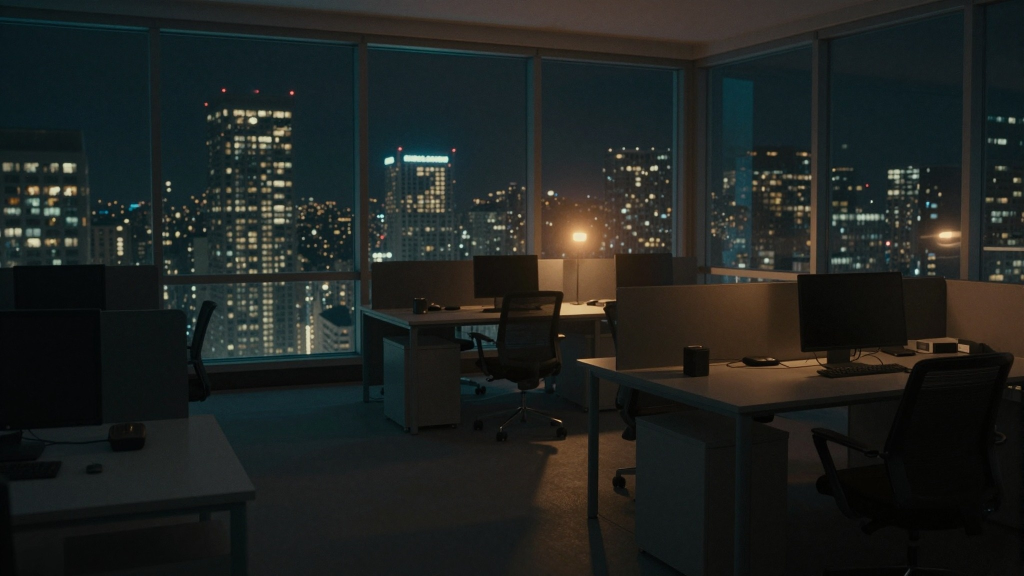
#> input picture illustrations/ep002/img/b01_empty_trading_office.jpg, 2048 x 1152 px, given in place of b42_emptied_deposit_wall.jpg, which was not available (shown at 1/2 size); the run also reads 1 picture not shown here
$ python make_ep002_options.py
#> lines starting #> are read from the running program, lines starting #| are printed output that depends on the picture
"""Ep. 002 thumbnail options (CPU, from the episode's own illustrations, no Bitget logo, no real brand).

Title on YouTube (owner, 25 Nov 2026): "Bitget's Alarm Rang. $388M in Crypto Kept Leaving."
The thumbnail completes the title and never repeats it (no "$388M", no "alarm" in the text):
  A  emptied deposit box under a red alarm        "NO KEY WAS STOLEN"
  B  the guard's desk, empty chair, 0 open alerts  "THE GUARD LET THEM IN"
  C  the alarm over the control-room wall          "NO KEY WAS STOLEN"
  D  crypto coins streaming out of the emptied box  "CRYPTO HEIST / NO KEY TAKEN"
  E  the signing machine, red HACKED stamp           "HACKED / WITHOUT A KEY"
  F  a silhouette at a laptop, coins on the screen   "HACKED THROUGH / SECURITY"
Crypto coins are generic (a hexagonal block glyph, no real coin's logo): 13 different assets were taken.
"No key was stolen" is Bitget's own finding [S2]; the video attributes it to Bitget.
Usage: python3 thumbnails/make_ep002_options.py   -> thumbnails/ep002/*.jpg (1280x720)
"""
import os
import numpy as np
from PIL import Image, ImageDraw, ImageFilter, ImageFont

HERE = os.path.dirname(os.path.abspath(__file__))
IMG = os.path.join(HERE, "..", "illustrations", "ep002", "img")
OUT = os.path.join(HERE, "ep002")
ANTON = "/usr/share/fonts/truetype/google-fonts/ofl/anton/Anton-Regular.ttf"
W, H = 1280, 720
WHITE = (244, 246, 248)
CYAN = (62, 224, 208)
RED = (255, 77, 94)


def base(name, crop=None, dark=0.0, sat=1.0):
#> called with name = 'b42_emptied_deposit_wall', crop = (300, 0, 2048, 983), dark = 0, sat = 1
    im = Image.open(os.path.join(IMG, name + ".jpg")).convert("RGB")
#> im is the input picture: PIL image 2048x1152 RGB; mean R, G, B 31.4, 34.8, 32.5
    if crop:
        im = im.crop(crop)
#> im: PIL image 1748x983 RGB
    im = im.resize((W, H), Image.LANCZOS)
#> im: PIL image 1280x720 RGB
    if sat != 1.0:
        g = im.convert("L").convert("RGB")
        im = Image.blend(g, im, sat)
    if dark:
        im = Image.blend(im, Image.new("RGB", im.size, (0, 0, 0)), dark)
    return im


def shade(im, side="right", amount=0.85, width=0.6):
#> called with side = 'right', amount = 0.9, width = 0.46
    x = np.linspace(0, 1, W)
    if side == "left":
        x = x[::-1]
    g = np.clip((x - (1 - width)) / width, 0, 1) ** 1.2 * amount
    a = np.array(im).astype(np.float32) * (1 - g[None, :, None])
    return Image.fromarray(a.clip(0, 255).astype(np.uint8))


def vignette(im, amount=0.45):
#> called with amount = 0.45
    yy, xx = np.mgrid[0:H, 0:W]
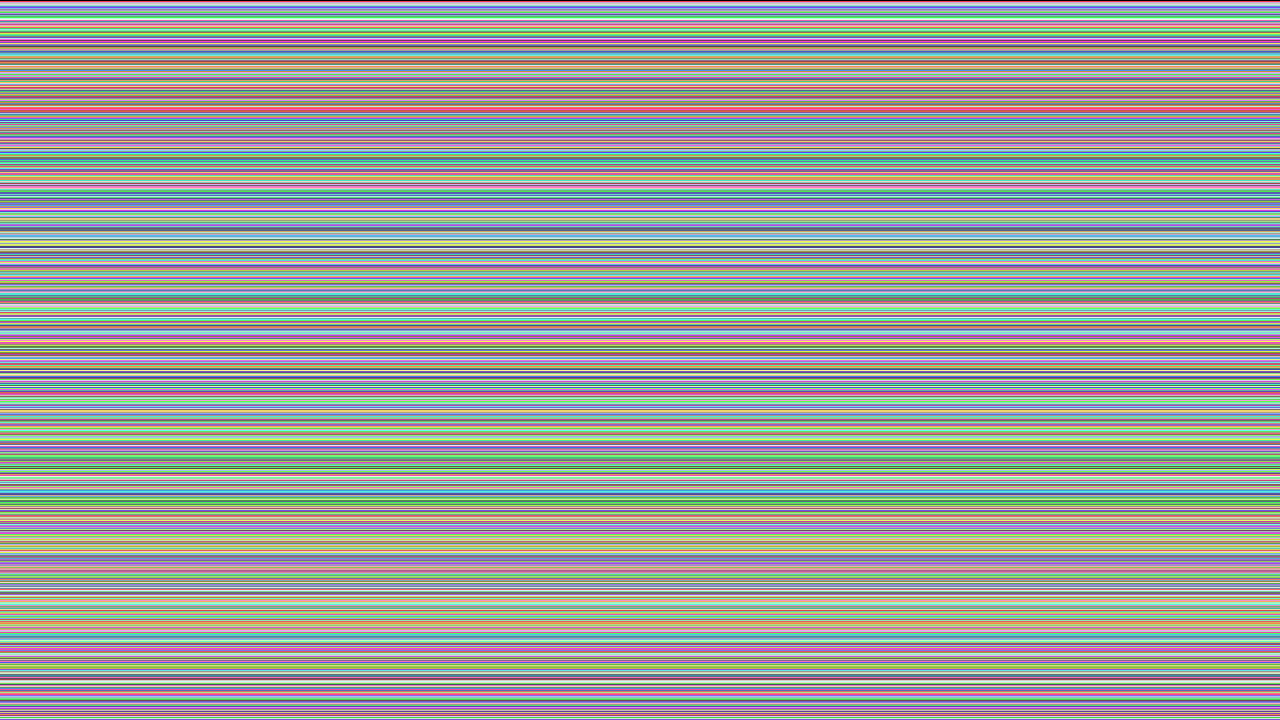
#> yy: shape (720, 1280) int64; 720 distinct labels, from 0 to 719; one colour per label, 0 black
    r = np.hypot((xx - W / 2) / (W / 2), (yy - H / 2) / (H / 2))
    g = np.clip(r - 0.55, 0, 1) * amount
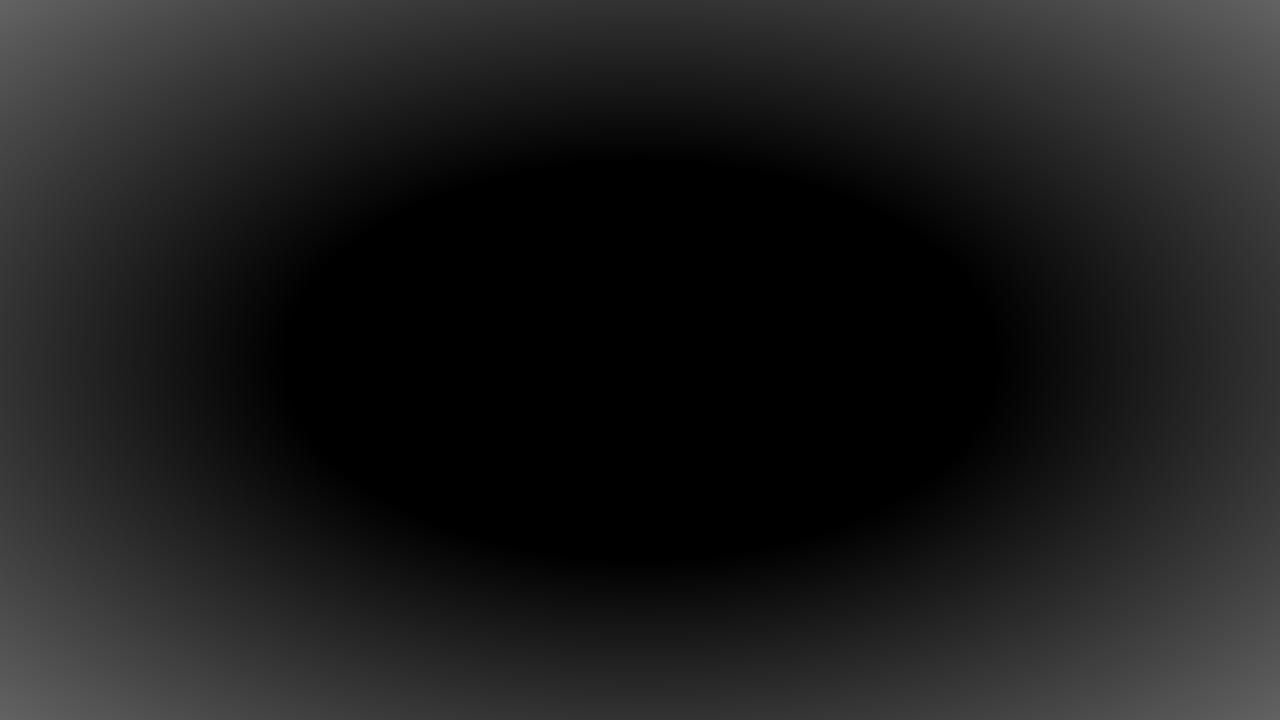
#> g: shape (720, 1280) float64; min 0, max 0.389, mean 0.116
    a = np.array(im).astype(np.float32) * (1 - g[..., None])
    return Image.fromarray(a.clip(0, 255).astype(np.uint8))


def lines(im, rows, x, y, align="left", gap=6):
    """rows: [(text, size, colour)]; drawn with a soft shadow so they read on any background."""
#> called with x = 1240, y = 170, align = 'right', gap = 6
    sh = Image.new("RGBA", im.size, (0, 0, 0, 0))
#> sh: PIL image 1280x720 RGBA; every value is 0
    ds, out = ImageDraw.Draw(sh), im.convert("RGBA")
    pos, yy = [], y
    for t, size, col in rows:
        f = ImageFont.truetype(ANTON, size)
        w = ds.textlength(t, font=f)
        xx = x if align == "left" else (x - w if align == "right" else x - w / 2)
        pos.append((t, f, col, xx, yy))
        ds.text((xx + 4, yy + 6), t, font=f, fill=(0, 0, 0, 200))
        yy += int(size * 1.08) + gap
#> this loop made 2 passes
#> (w, xx) on passes 1 to 2: (645.3, 594.7), (699.9, 540.1)
#> after the loop, pos = 2 items; yy = 482
    out.alpha_composite(sh.filter(ImageFilter.GaussianBlur(8)))
    d = ImageDraw.Draw(out)
    for t, f, col, xx, yy in pos:
        d.text((xx, yy), t, font=f, fill=col)
#> this loop made 2 passes
#> (t, col, xx, yy) on passes 1 to 2: ('NO KEY', (244, 246, 248), 594.7, 170), ('WAS STOLEN', (255, 77, 94), 540.1, 361)
    return out.convert("RGB")


GOLD = (232, 184, 92)


def crypto_coin(r, tilt=0.0, tone=GOLD):
    """A generic crypto coin drawn at 4x: metal disc, rim, hexagonal block with network nodes (no real logo).
    tilt squashes it vertically (0 = face-on, 0.6 = strongly tilted)."""
    s = r * 8
    yy, xx = np.mgrid[0:s, 0:s] / s
    shade = 1.2 - 0.6 * np.hypot(xx - 0.32, yy - 0.28)
    body = np.dstack([np.full((s, s), c, np.float32) for c in tone]) * shade[..., None]
    c = Image.fromarray(np.dstack([body.clip(0, 255), np.full((s, s), 255)]).astype(np.uint8), "RGBA")
    m = Image.new("L", (s, s), 0)
    ImageDraw.Draw(m).ellipse((0, 0, s - 1, s - 1), fill=255)
    c.putalpha(m)
    d = ImageDraw.Draw(c)
    rim = s // 20
    d.ellipse((rim, rim, s - rim, s - rim), outline=(255, 226, 160, 255), width=s // 36)
    d.ellipse((rim * 3, rim * 3, s - rim * 3, s - rim * 3), outline=(150, 105, 40, 255), width=s // 60)
    import math
    cx = cy = s / 2
    R = s * 0.24
    pts = [(cx + R * math.cos(math.pi / 6 + k * math.pi / 3), cy + R * math.sin(math.pi / 6 + k * math.pi / 3)) for k in range(6)]
    ink = (120, 80, 25, 255)
    w = s // 34
    d.polygon(pts, outline=ink, width=w)
    for k in (1, 3, 5):
        d.line([(cx, cy), pts[k]], fill=ink, width=w)
    for x, y in pts + [(cx, cy)]:
        d.ellipse((x - w * 1.3, y - w * 1.3, x + w * 1.3, y + w * 1.3), fill=ink)
    c = c.resize((r * 2, max(2, int(r * 2 * (1 - tilt)))), Image.LANCZOS)
    return c


def paste_coin(im, cx, cy, r, tilt=0.0, rot=0.0, alpha=1.0, blur=0.0):
    c = crypto_coin(r, tilt).rotate(rot, expand=True, resample=Image.BICUBIC)
    if blur:
        c = c.filter(ImageFilter.GaussianBlur(blur))
    if alpha < 1:
        a = c.split()[3].point(lambda v: int(v * alpha))
        c.putalpha(a)
    g = Image.new("RGBA", im.size, (0, 0, 0, 0))
    glow = Image.new("L", im.size, 0)
    ImageDraw.Draw(glow).ellipse((cx - r * 1.6, cy - r * 1.6, cx + r * 1.6, cy + r * 1.6), fill=int(90 * alpha))
    glow = glow.filter(ImageFilter.GaussianBlur(r * 0.7))
    out = Image.composite(Image.new("RGBA", im.size, GOLD + (255,)), im.convert("RGBA"), glow.point(lambda v: v // 2))
    out.alpha_composite(c, (int(cx - c.width / 2), int(cy - c.height / 2)))
    return out.convert("RGB")


def stamp(im, text, cx, cy, size, rot=-8, col=RED):
    f = ImageFont.truetype(ANTON, size)
    tw = int(ImageDraw.Draw(im).textlength(text, font=f))
    pad = size // 4
    lay = Image.new("RGBA", (tw + pad * 4, int(size * 1.5) + pad * 2), (0, 0, 0, 0))
    d = ImageDraw.Draw(lay)
    d.rounded_rectangle((pad // 2, pad // 2, lay.width - pad // 2, lay.height - pad // 2), radius=size // 10,
                        outline=col + (255,), width=max(6, size // 12))
    d.text((lay.width / 2, lay.height / 2), text, font=f, fill=col + (255,), anchor="mm")
    rng = np.random.default_rng(3)          # worn ink, like a rubber stamp
    a = np.array(lay)
    a[..., 3] = (a[..., 3] * (0.78 + 0.22 * rng.random(a.shape[:2]))).astype(np.uint8)
    lay = Image.fromarray(a).rotate(rot, expand=True, resample=Image.BICUBIC)
    out = im.convert("RGBA")
    out.alpha_composite(lay, (int(cx - lay.width / 2), int(cy - lay.height / 2)))
    return out.convert("RGB")


def main():
    os.makedirs(OUT, exist_ok=True)
    # A: the emptied box and the red alarm on the left, text on the dark right
    a = base("b42_emptied_deposit_wall", crop=(300, 0, 2048, 983))
    a = vignette(shade(a, "right", 0.9, 0.46))
    a = lines(a, [("NO KEY", 172, WHITE), ("WAS STOLEN", 107, RED)], 1240, 170, align="right")
    a.save(os.path.join(OUT, "ep002_thumb_A_vault_no_key.jpg"), quality=92)
    # B: the guard's empty chair and the calm monitor; text over the darkened left
    b = base("b28_guard_monitors", crop=(150, 120, 2048, 1187))
    b = vignette(shade(b, "left", 0.93, 0.62))
    b = lines(b, [("THE GUARD", 150, WHITE), ("LET THEM IN", 150, CYAN)], 55, 330)
#> the loop in lines (call 2), `for t, size, col in rows:` made 2 passes
#> (w, xx) on passes 1 to 2: (895.2, 55), (950.4, 55)
#> the loop in lines (call 2), `for t, f, col, xx, yy in pos:` made 2 passes
#> (t, col, xx, yy) on passes 1 to 2: ('THE GUARD', (244, 246, 248), 55, 330), ('LET THEM IN', (62, 224, 208), 55, 498)
    b.save(os.path.join(OUT, "ep002_thumb_B_guard_let_them_in.jpg"), quality=92)
    # C: the alarm and the alert screen, close; text on the dark left
    c = base("b12_alarm_control_room", crop=(380, 0, 1640, 709))
    c = vignette(shade(c, "left", 0.93, 0.62))
#> call 3 of shade, with side = 'left', amount = 0.93, width = 0.62
#> in shade (call 3), `a = np.array(im).astype(np.float32) * (1 - g[None, :, None])`:
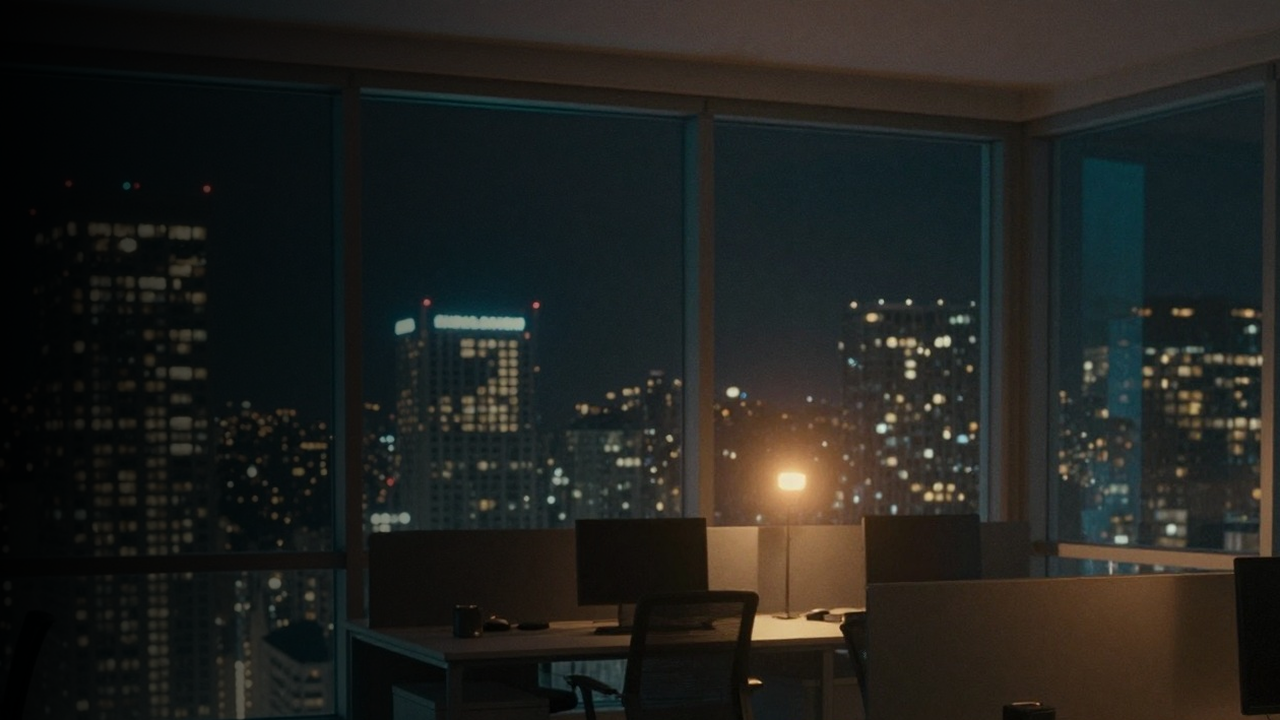
#> a: shape (720, 1280, 3) float64; mean R, G, B 33.8, 34.5, 31.3
    c = lines(c, [("NO KEY", 190, WHITE), ("WAS STOLEN", 118, RED)], 55, 150)
    c.save(os.path.join(OUT, "ep002_thumb_C_alarm_no_key.jpg"), quality=92)
    # D: coins streaming out of the emptied box, toward the bottom right
    d = base("b42_emptied_deposit_wall", crop=(300, 0, 2048, 983))
    d = vignette(shade(d, "right", 0.9, 0.46))
    path = [(330, 430, 34, 0.15, -10, 1.0), (430, 470, 40, 0.25, 15, 1.0), (545, 520, 48, 0.35, -20, 1.0),
            (690, 585, 58, 0.30, 25, 1.0), (860, 640, 70, 0.40, -15, 0.95), (300, 380, 26, 0.2, 5, 0.85)]
    for x, y, r, tl, rt, al in path:
        d = paste_coin(d, x, y, r, tl, rt, al)
    d = lines(d, [("CRYPTO HEIST", 128, WHITE), ("NO KEY TAKEN", 96, RED)], 1240, 70, align="right")
#> call 4 of lines, with x = 1240, y = 70, align = 'right', gap = 6
#> the loop in lines (call 4), `for t, size, col in rows:` made 2 passes
#> (w, xx) on passes 1 to 2: (919.4, 320.6), (702.9, 537.1)
#> after the loop in lines (call 4), `for t, size, col in rows:`: yy = 323
#> in lines (call 4), `out.alpha_composite(sh.filter(ImageFilter.GaussianBlur(8)))`:
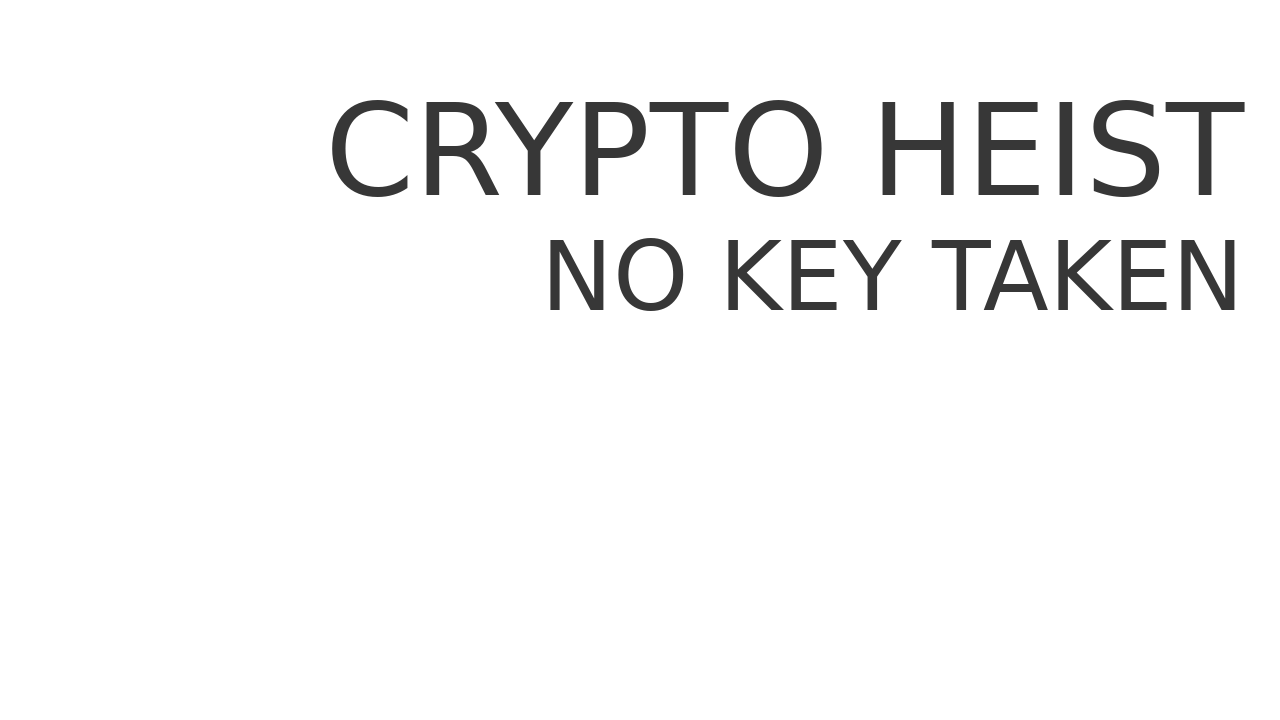
#> sh: PIL image 1280x720 RGBA; mean R, G, B, A 0, 0, 0, 8.7; transparent parts drawn white
#> the loop in lines (call 4), `for t, f, col, xx, yy in pos:` made 2 passes
#> (t, col, xx, yy) on passes 1 to 2: ('CRYPTO HEIST', (244, 246, 248), 320.6, 70), ('NO KEY TAKEN', (255, 77, 94), 537.1, 214)
#> in lines (call 4), `return out.convert("RGB")`:
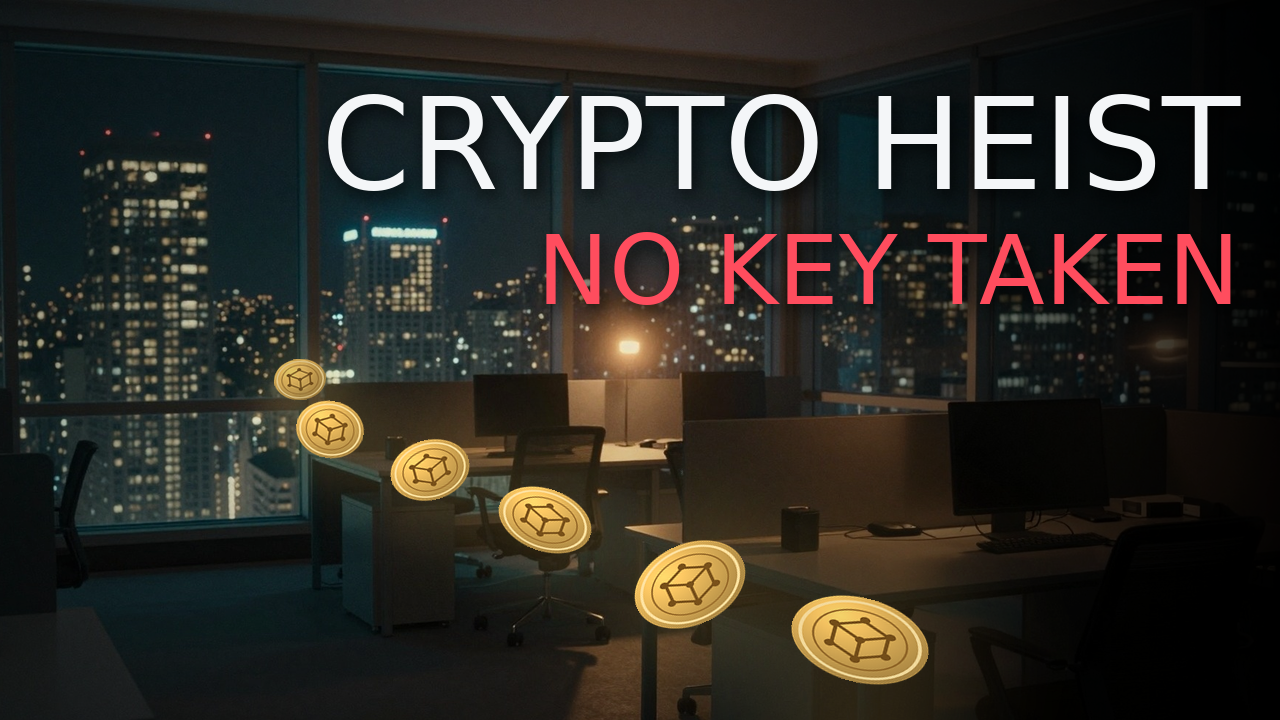
#> returned value: PIL image 1280x720 RGB; mean R, G, B 45.5, 42.4, 36.6
    d.save(os.path.join(OUT, "ep002_thumb_D_crypto_coins_heist.jpg"), quality=92)
    # E: the signing machine (it kept signing), a red HACKED stamp
    e = base("b41_signing_machine", crop=(0, 60, 1700, 1016))
    e = vignette(shade(e, "right", 0.9, 0.5))
    e = stamp(e, "HACKED", 520, 470, 150, rot=-9)
    e = lines(e, [("WITHOUT", 120, WHITE), ("A KEY", 150, RED)], 1235, 150, align="right")
    e.save(os.path.join(OUT, "ep002_thumb_E_hacked_without_key.jpg"), quality=92)
    # F: a silhouette at a laptop (from behind), coins rising from the screen
    f = base("b14_launderer_laptop", crop=(0, 0, 2048, 1152))
    f = vignette(shade(f, "right", 0.9, 0.45))
    for x, y, r, tl, rt, al in [(430, 300, 20, 0.2, 10, 0.8), (410, 232, 26, 0.25, -15, 0.9),
                                (385, 160, 32, 0.3, 20, 1.0), (355, 80, 38, 0.35, -10, 1.0)]:
        f = paste_coin(f, x, y, r, tl, rt, al)
    f = lines(f, [("HACKED", 170, RED), ("THROUGH", 112, WHITE), ("SECURITY", 112, CYAN)], 1240, 90, align="right")
    f.save(os.path.join(OUT, "ep002_thumb_F_hacked_through_security.jpg"), quality=92)
    print("thumbnails in", OUT)


if __name__ == "__main__":
#> (the run stopped early here; a loop or call above may not have finished)
